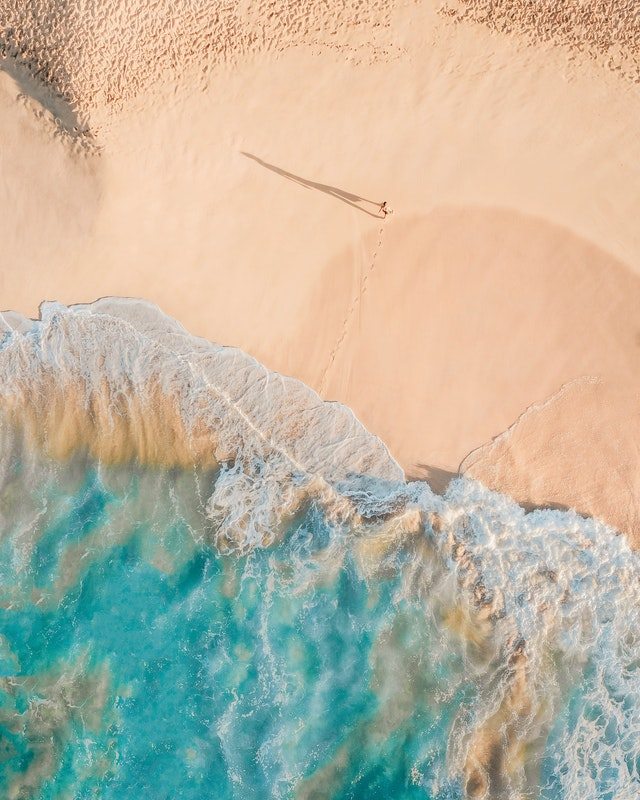
#> input picture assets/c.jpg, 640 x 800 px, given in place of assets, which was not available
$ python fcm.py ../assets
#> lines starting #> are read from the running program, lines starting #| are printed output that depends on the picture
# Fuzzy C-means implementation
# Approfondir : Appliquer avec données N dimension, Clustering Spatiale (RGBXY), Visualisation resultat, alpha coupe, Comparer a K-means
# Naive Implementation

import cv2
import numpy as np
from scipy.spatial.distance import euclidean
import math
import matplotlib.pyplot as plt
import concurrent.futures
import time
import argparse
import sys

# img : RBG Color
def toGrayScale(img):
    return cv2.cvtColor(img, cv2.COLOR_RGB2GRAY)

# Calculates Center Vectors
# [57 lines left out: functions cluster_center, membership_degree, distributed_membership, helper_get_distance_clusters, not called in this run]


# Algorithm Variable Declaration
parser = argparse.ArgumentParser(description='FCM Params')
parser.add_argument('image_dir', type=str, nargs='?', help='image path')
parser.add_argument('k_clusters', type=int, nargs='?', help='number of clusters')
parser.add_argument('-output_prefix', type=str, nargs='?', default='', help='result images prefix')
parser.add_argument('-output_dir', type=str, nargs='?', default='.', help='result images output folder eg: ./res')
parser.add_argument('-fuzzifier', type=int, nargs='?', default=2, help='Fuzzifier')
parser.add_argument('-termination_criteria', type=int, nargs='?', default=0.1, help='Termination Criteria')
parser.add_argument('-scale_percent', type=int, nargs='?', default=10, help='Scale image to percentage of original image')
parser.add_argument('-save', type=bool, nargs='?', default=False, help='Store result images')
parser.add_argument('-plot', type=bool, nargs='?', default=False, help='Plot result cluster points')
args = parser.parse_args()

if(len(sys.argv) < 2):
    print("Not Enough Arguments")
    exit(-1)

# Algorithm Start
start_time = time.time()

# Reading image
img = cv2.imread(args.image_dir)
#> img is the input picture: shape (800, 640, 3); mean B, G, R 161.7, 181.2, 187.5
original_dim =  (img.shape[0], img.shape[1])
#> original_dim = (800, 640)

# Resizing image (performance)
width = int(img.shape[1] * args.scale_percent / 100)
#> width = 64
height = int(img.shape[0] * args.scale_percent / 100)
#> height = 80
dim = (width, height)
#> dim = (64, 80)
img = cv2.resize(img, dim)
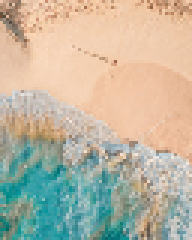
#> img: shape (80, 64, 3) (shown 3 times larger); mean B, G, R 161.8, 181.4, 187.8

# Log Parameters
print("********")
print(f'# of Clusters: {args.k_clusters}')
print(f'fuzzifier: {args.fuzzifier}')
print(f'Termination Criteria: {args.termination_criteria}')
print(f'Image Scaling Percentage: {args.scale_percent}%')
print(f'Original image Dimensions: {original_dim[0]}x{original_dim[1]}')
#| Original image Dimensions: 800x640
print(f'Resized image Dimensions: {img.shape[0]}x{img.shape[1]}')
#| Resized image Dimensions: 80x64
print("********")
print("Initialization...")
# Flattening image matrix (2D -> 1D)
img_flattend = np.reshape(img, (img.shape[0]*img.shape[1], 3))

# Unique image colors
uniq_colors = np.unique(img_flattend, axis=1)

# C cluster center vector
print("Center Vector Initialization...")
#> (the run stopped early here; a loop or call above may not have finished)

$ run again, on assets/f.jpg
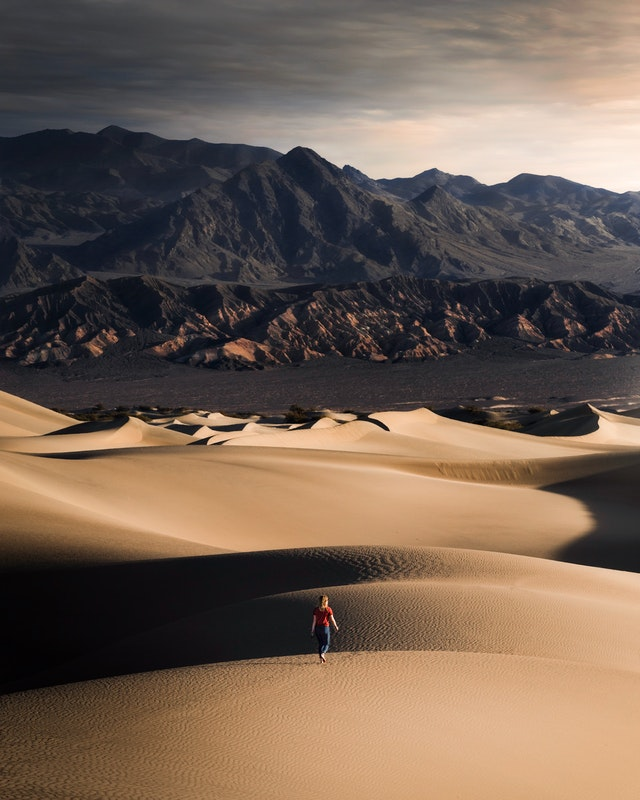
#> input picture assets/f.jpg, 640 x 800 px, given in place of assets, which was not available
#> img is the input picture: shape (800, 640, 3); mean B, G, R 83.3, 96.5, 114.4
#> `img = cv2.resize(img, dim)`:
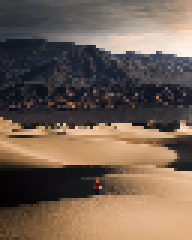
#> img: shape (80, 64, 3) (shown 3 times larger); mean B, G, R 83.4, 96.6, 114.5
#| Original image Dimensions: 800x640
#| Resized image Dimensions: 80x64
